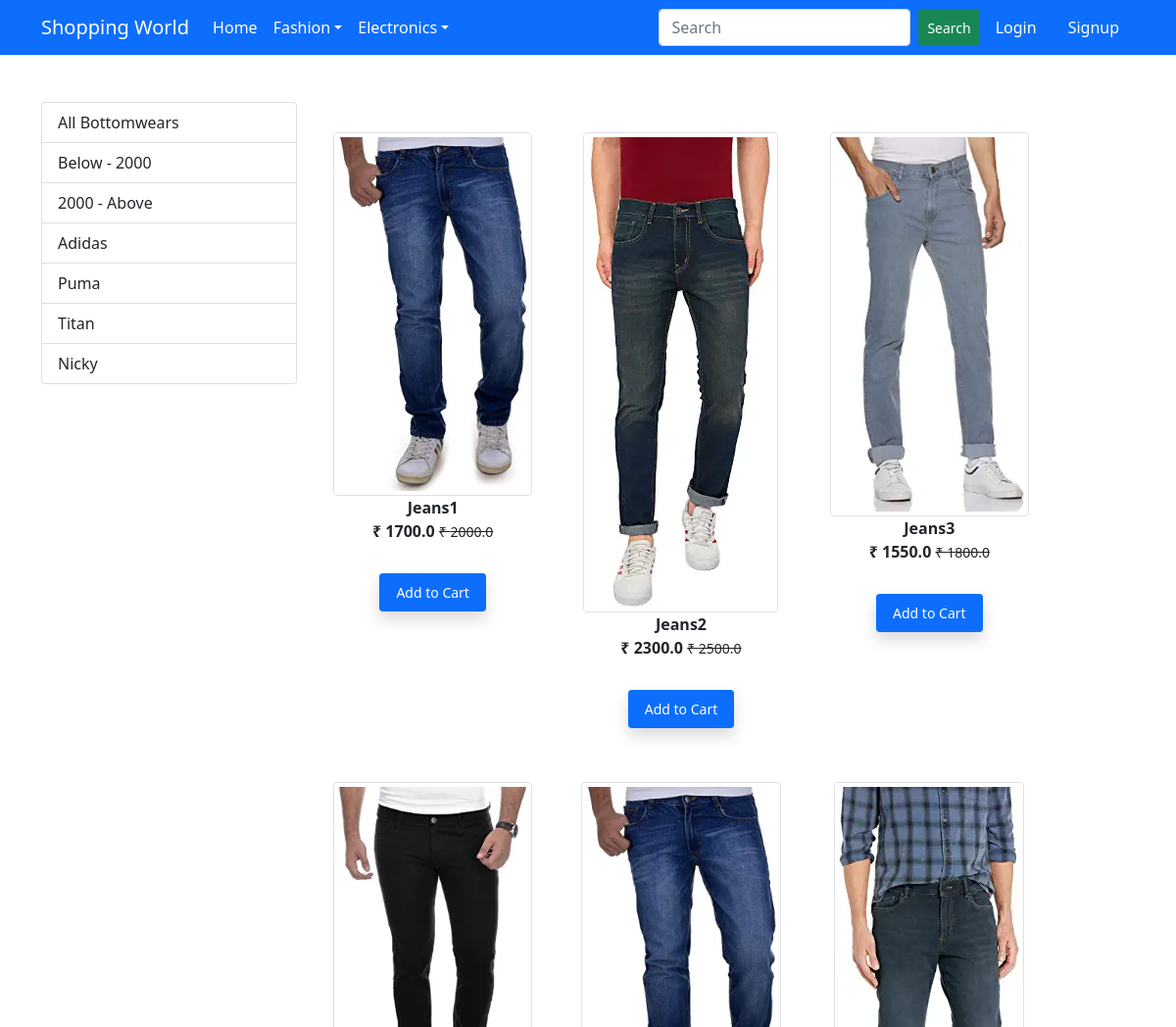
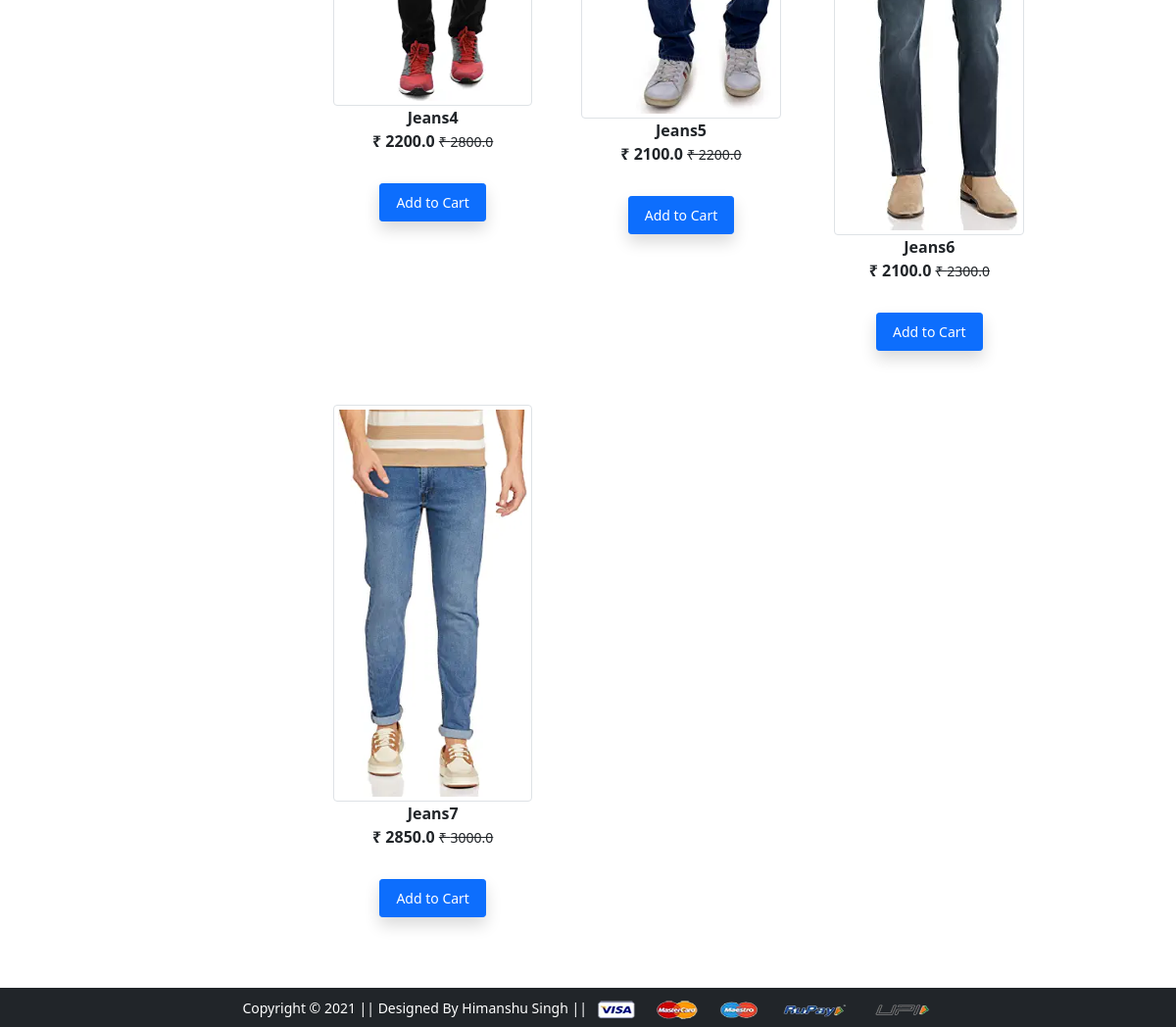
Screenshot of /bottomwears/ with the database file from the repository (2 pictures, top to bottom).
### core/models.py (models this page shows, shortened)
class Product(models.Model):
    title = models.CharField(max_length=255)
    selling_price = models.FloatField()
    discounted_price = models.FloatField()
    description = models.TextField()
    brand = models.CharField(max_length=255)
    category = models.CharField(choices=CATEGORY_CHOICES, max_length=255)
    product_image = models.ImageField(upload_to='product_img')

### core/views.py (the view)
# urls.py: path('bottomwears/', views.bottomwears, name='bottomwears'),
def bottomwears(request, data=None):
    bottomwears = Product.objects.filter(category='BW')
    if data is None:
        items = bottomwears
    elif data == 'Below':
        items = bottomwears.filter(discounted_price__lt=2000)
    elif data == 'Above':
        items = bottomwears.filter(discounted_price__gt=2000)
    else:
        items = bottomwears.filter(brand=data)
    context = {'items': items}
    return render(request, 'core/bottomwears.html', context)

### core/templates/core/bottomwears.html (shortened to what this page needs)
{% extends 'core/base.html' %}
{% load static %}
{% block main-content %}
    <div class="container my-5">
        <div class="row">
            <div class="col-sm-3">
                <div class="list-group">
                    <a href="{% url 'bottomwears' %}" class="list-group-item list-group-item-action">All Bottomwears</a>
                    <a href="{% url 'bottomwears_data' 'Below' %}" class="list-group-item list-group-item-action">Below - 2000</a>
                    <a href="{% url 'bottomwears_data' 'Above' %}" class="list-group-item list-group-item-action">2000 - Above</a>
                    <a href="{% url 'bottomwears_data' 'Adidas' %}" class="list-group-item list-group-item-action">Adidas</a>
                    <a href="{% url 'bottomwears_data' 'Puma' %}" class="list-group-item list-group-item-action">Puma</a>
                    <a href="{% url 'bottomwears_data' 'Titan' %}" class="list-group-item list-group-item-action">Titan</a>
                    <a href="{% url 'bottomwears_data' 'Nicky' %}" class="list-group-item list-group-item-action">Nicky</a>
                </div>
            </div>
            <div class="col-sm-8">
                <div class="row">
                    {% include 'core/items.html' %}
                </div>
            </div>
        </div>
    </div>
{% endblock main-content %}

### core/templates/core/items.html
{% for item in items %}
<div class="col-sm-4 text-center mb-4">
    <a href="{% url 'product_detail' item.id %}" class="btn">
        <div class="item">
            <img src="{{item.product_image.url}}" alt="" class="img-fluid img-thumbnail">
            <div class="fw-bold">{{item.title}}</div>
            <div class="fw-bold">&#8377; {{item.discounted_price}} <small class="fw-light text-decoration-line-through">&#8377; {{item.selling_price}}</small></div> <br>
            <a href="{% url 'add_to_cart' %}" class="btn btn-sm btn-primary shadow px-3 py-2 mr-2">Add to Cart</a>
        </div>
    </a>
</div>
{% endfor %}

### rows the page displays
Product: product_image (picture), title "Jeans1", discounted_price "1700.0", selling_price "2000.0"
Product: product_image (picture), title "Jeans2", discounted_price "2300.0", selling_price "2500.0"
Product: product_image (picture), title "Jeans3", discounted_price "1550.0", selling_price "1800.0"
Product: product_image (picture), title "Jeans4", discounted_price "2200.0", selling_price "2800.0"
Product: product_image (picture), title "Jeans5", discounted_price "2100.0", selling_price "2200.0"
Product: product_image (picture), title "Jeans6", discounted_price "2100.0", selling_price "2300.0"
Product: product_image (picture), title "Jeans7", discounted_price "2850.0", selling_price "3000.0"
